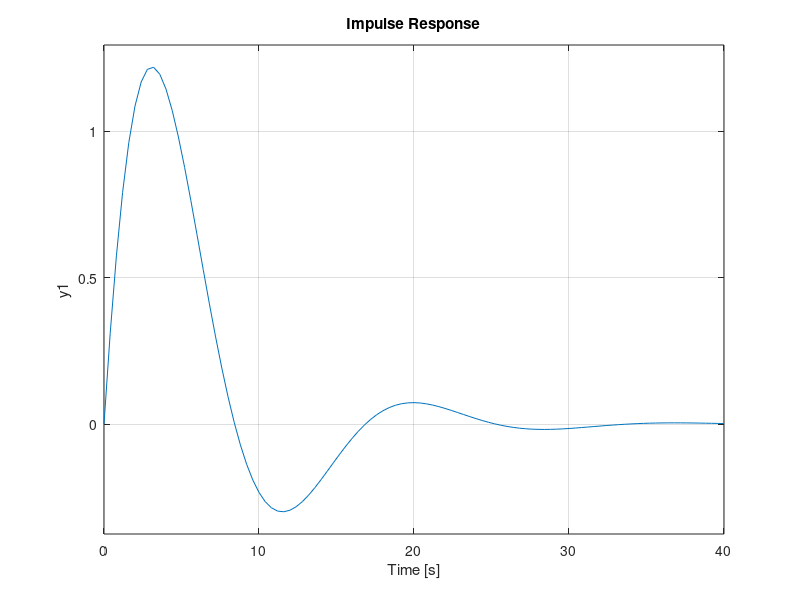

The MATLAB source for this figure: (Note: this script raises an error after producing the figure.)
t = 0;0.05;20;

y1= sin(t);

y2 = sin(t*2) + sin(t*3);

model = tf(5, [6 2 1]);

step(model)

impulse(model)

y = lsim(model, y2', t);

figure 
plot(y)